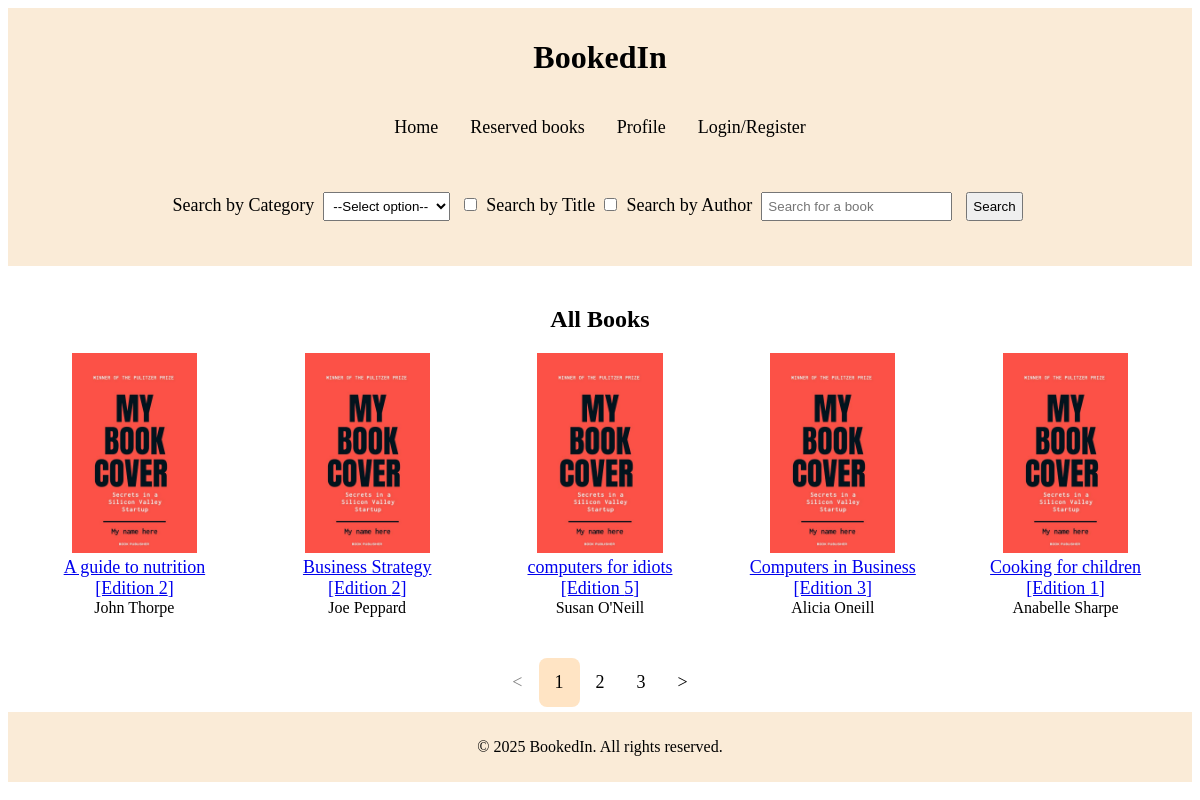
The app's page /pages/index.php?page=1 with its own data.
### tables this page shows
CREATE TABLE Books
(
    ISBN        VARCHAR(15) NOT NULL PRIMARY KEY,
    BookTitle   VARCHAR(25) NOT NULL,
    Author      VARCHAR(20),
    Edition     CHAR(1),
    Year        INT,
    CategoryID  CHAR(3),
    FOREIGN KEY (CategoryID) REFERENCES Categories(CategoryID)
);

### pages/index.php (the view, shortened to what this page needs)
<?php
include "includes/header.php";
if (!isset ($_GET['page']) ) {
    $_SESSION['params'] = $_GET;
    $_SESSION['params']['page'] = 1;
    $_SESSION['url'] = $_SERVER['PHP_SELF'] . '?' . http_build_query($_SESSION['params']);
    header("Location: " . $_SESSION['url']);
    exit();
} else {
    $page = $_GET['page'];
}
$limit = 5;
$start = ($page-1) * $limit;
$sql = "SELECT * FROM Books ORDER BY BookTitle LIMIT $start, $limit";
$result = $conn -> query($sql);
$count_sql = "SELECT COUNT(*) AS Total FROM Books";
$count_result = $conn -> query($count_sql);
$total_rows = $count_result -> fetch_assoc();
$book_num = $total_rows['Total'];
$total_page = ceil($book_num/$limit);
?>
<div class='display'>
    <h2>All Books</h2>
    <div class="book_grid">
        <?php
            while ($row = $result -> fetch_assoc()) {
                echo "<div class='book'>";
                echo '<img src="../images/template.png" alt="Book Template" height="200"><br>';
                echo "<a href='book_info.php?isbn={$row['ISBN']}'> {$row['BookTitle']}<br>[Edition {$row['Edition']}]</a><br>";
                echo "{$row['Author']}</p>";
                echo "</div>";
            }
        ?>
    </div>
</div>
<?php
$last_page = $_SERVER['PHP_SELF'] . '?' . http_build_query($_SESSION['params']);
$next_page = $_SERVER['PHP_SELF'] . '?' . http_build_query($_SESSION['params']);
echo '<div class="pagination">';
echo '<ul>';
$disabledAttr = ($page == 1) ? 'class = "disabled"' : '';
echo "<li $disabledAttr><a href='$last_page'>" . '<' . "</a></li>";
for ($i = 1; $i <= $total_page; $i++) {
    $url = $_SERVER['PHP_SELF'] . '?' . http_build_query($_SESSION['params']);
    if($i == $page) {
        $page_link = "<li class='current_page'><a href='$url'>$i</a></li>";
    } else {
        $page_link = "<li><a href='$url'>$i</a></li>";
    }
    echo $page_link;
}
$disabledAttr2 = ($page == $total_page) ? 'class = "disabled"' : '';
echo "<li $disabledAttr2><a href='$next_page'>" . '>' . "</a></li>";
echo '</ul>';
echo '</div>';
include "includes/footer.php";?>

### pages/includes/header.php (shortened to what this page needs)
<!DOCTYPE html>
<html lang="en">
<head>
    <link rel="stylesheet" href="/booked-in-web/css/style.css">
</head>
<body>
    <header>
        <h1><a href="index.php">BookedIn</a></h1>
        <nav>
            <ul>
            <li><a href="index.php">Home</a></li>
            <li><a href="view_reserved.php">Reserved books</a></li>
            <li><a href="profile.php">Profile</a></li>
            <?php
            if (!$_SESSION['userid']) {
                echo "<li><a href='login.php'>Login/Register</a></li>";
            } else {
                echo "<li><a href='logout.php'>Logout</a></li>";
                $message = "Logged in as " . $_SESSION['username'];
            }
            ?>
            </ul>
        </nav>
        <Search>
            <form action="search.php" method="GET">
                <label for="by_category">Search by Category</label>
                <select name="category" id="by_category">
                    <option value="0">--Select option--</option>
                </select>
                <input type="checkbox" id="by_title" name="search_by[]" value="by_title">
                <label for="by_title">Search by Title</label>
                <input type="checkbox" id="by_author" name="search_by[]" value="by_author">
                <label for="by_author">Search by Author</label>
                <input type="text" id="search" name="search" placeholder="Search for a book">
                <input type="submit" value="Search">
            </form>
        </Search>
    </header>

### pages/includes/footer.php
    <footer>
        <p>&copy; 2025 BookedIn. All rights reserved.</p>
    </footer>
</body>
</html>

### css/style.css (style rules this page uses)
a, label { font-size: large; }
h2 { font-size: x-large; }
body { text-align: center; }
.display, form { padding: 10px; }
header, footer { text-align: center; padding: 10px; background-color: antiquewhite; }
h1 a { text-decoration: none; color: black; font-size: xx-large; }
nav { display: flex; justify-content: center; padding: 5px; }
ul { list-style-type: none; margin: 0; padding: 0; }
ul li { float: left; }
ul li a { display: block; color: black; text-align: center; padding: 14px 16px; text-decoration: none; }
Search { margin: 20px; }
input, select { margin: 5px; padding: 5px; }
.display label, .display, .books_num { margin: 10px; }
.book_grid { display: grid; gap: 20px; grid-template-columns: repeat(auto-fit, minmax(200px, 1fr)); }
.pagination { display: flex; justify-content: center; padding: 5px; }
.current_page { background-color: bisque; border-radius: 8px; }
.disabled a { color: grey; cursor: not-allowed; pointer-events: none; }

### records on screen
books: BookTitle "A guide to nutrition", Edition "2", Author "John Thorpe"
books: BookTitle "Business Strategy", Edition "2", Author "Joe Peppard"
books: BookTitle "computers for idiots", Edition "5", Author "Susan O'Neill"
books: BookTitle "Computers in Business", Edition "3", Author "Alicia Oneill"
books: BookTitle "Cooking for children", Edition "1", Author "Anabelle Sharpe"
